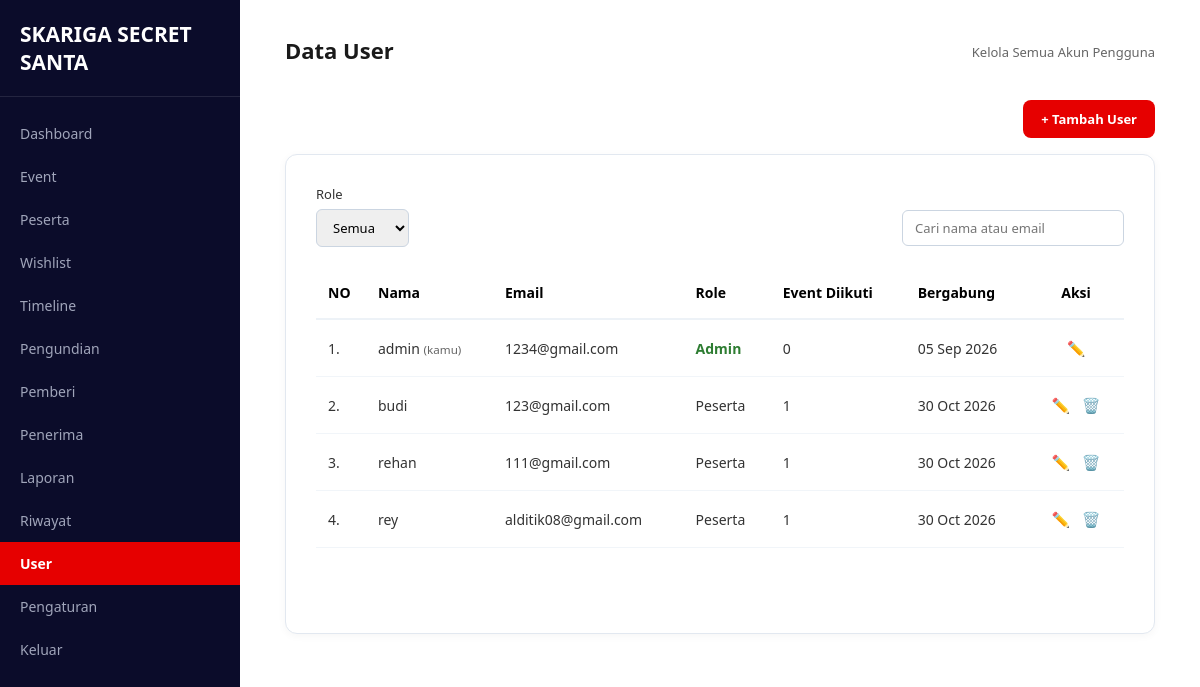
Page /pages/user/index.php (signed in) on the committed database.
### tables this page shows
CREATE TABLE `users` (
  `id` int(11) NOT NULL,
  `nama` varchar(100) NOT NULL,
  `email` varchar(100) NOT NULL,
  `password` varchar(255) NOT NULL,
  `role` enum('admin','peserta') NOT NULL DEFAULT 'peserta',
  `foto` varchar(255) DEFAULT NULL,
  `created_at` timestamp NOT NULL DEFAULT current_timestamp()
);

### config/config.php (called while the page is built, shortened)
<?php
$base_url = 'http://localhost:8080/Project-TA-rey-nesya-rendra/';
function base_url($path = '')
{
    global $base_url;
    return $base_url . ltrim($path, '/');
}
?>

### includes/functions.php (called while the page is built, shortened)
<?php
function h($str)
{
    return htmlspecialchars((string) $str, ENT_QUOTES, 'UTF-8');
}
?>

### pages/user/index.php (the view, shortened to what this page needs)
<?php
require_once __DIR__ . '/../../config/config.php';
require_once __DIR__ . '/../../includes/functions.php';
$search = trim($_GET['q'] ?? '');
$my_id = (int) $_SESSION['user_id'];
$sql = "SELECT u.id, u.nama, u.email, u.role, u.created_at,
               (SELECT COUNT(*) FROM peserta p WHERE p.user_id = u.id) AS jumlah_event
        FROM users u
        WHERE 1 = 1";
$sql .= " ORDER BY u.role ASC, u.nama ASC";
$stmt = $conn->prepare($sql);
$stmt->execute();
$user_list = $stmt->get_result()->fetch_all(MYSQLI_ASSOC);
require_once __DIR__ . '/../../includes/admin_layout_top.php';
?>
<div style="display:flex; justify-content:flex-end; margin-bottom:16px;">
    <a href="<?= base_url('pages/user/tambah.php') ?>" class="btn-add">+ Tambah User</a>
</div>
<div class="table-card">
    <form method="GET" class="filter-bar">
        <div class="filter-group">
            <label for="role">Role</label>
            <select name="role" id="role" onchange="this.form.submit()">
                <option value="">Semua</option>
            </select>
        </div>
        <div class="filter-group">
            <label for="q">&nbsp;</label>
            <input type="text" name="q" id="q" placeholder="Cari nama atau email" value="<?= h($search) ?>">
        </div>
    </form>
    <?php if (!$user_list): ?>
        <div class="empty-state">
            <h3>User Tidak Ditemukan</h3>
            <p>Coba ganti kata kunci atau filter role.</p>
        </div>
    <?php else: ?>
        <table class="data-table">
            <thead>
                <tr>
                    <th style="width: 50px;">NO</th>
                    <th>Nama</th>
                    <th>Email</th>
                    <th>Role</th>
                    <th>Event Diikuti</th>
                    <th>Bergabung</th>
                    <th style="text-align:center;">Aksi</th>
                </tr>
            </thead>
            <tbody>
                <?php foreach ($user_list as $i => $u): ?>
                    <?php $is_self = (int) $u['id'] === $my_id; ?>
                    <tr>
                        <td><?= $i + 1 ?>.</td>
                        <td>
                            <?= h($u['nama']) ?>
                            <?php if ($is_self): ?>
                                <small style="color:#666;">(kamu)</small>
                            <?php endif; ?>
                        </td>
                        <td><?= h($u['email']) ?></td>
                        <td>
                            <span class="<?= $u['role'] === 'admin' ? 'badge-active' : '' ?>">
                                <?= h(ucfirst($u['role'])) ?>
                            </span>
                        </td>
                        <td><?= (int) $u['jumlah_event'] ?></td>
                        <td><?= date('d M Y', strtotime($u['created_at'])) ?></td>
                        <td class="action-buttons">
                            <a href="<?= base_url('pages/user/edit.php?id=' . (int) $u['id']) ?>" class="btn-edit" title="Edit">✏️</a>
                            <?php if ($u['role'] === 'peserta' && !$is_self): ?>
                                <form method="POST" action="<?= base_url('pages/user/hapus.php') ?>" style="display:inline;">
                                    <button type="submit" class="btn-delete" title="Hapus"
                                            style="border:none; background:none; cursor:pointer;"
                                            onclick="return confirm('Yakin hapus user ini? Data keikutsertaan dan wishlist miliknya ikut terhapus.');">🗑️</button>
                                </form>
                            <?php endif; ?>
                        </td>
                    </tr>
                <?php endforeach; ?>
            </tbody>
        </table>
    <?php endif; ?>
</div>
<?php require_once __DIR__ . '/../../includes/admin_layout_bottom.php'; ?>

### assets/css/style_admin.css (style rules this page uses)
* { box-sizing: border-box; margin: 0; padding: 0; font-family: 'Segoe UI', Tahoma, Geneva, Verdana, sans-serif; }
html, body { width: 100%; height: 100%; overflow-x: hidden; background-color: #ffffff; }
.table-card { border: 1px solid #e2e8f0; border-radius: 12px; padding: 30px; background-color: #ffffff; box-shadow: 0 2px 8px rgba(0, 0, 0, 0.04); min-height: 480px; display: flex; flex-direction: column; justify-content: flex-start; }
table { width: 100%; border-collapse: collapse; font-size: 13px; }
table th { text-align: left; color: #666; font-weight: 500; padding-bottom: 12px; border-bottom: 1px solid #edf2f7; }
table td { padding: 14px 0; color: #333; }
.data-table { width: 100%; border-collapse: collapse; font-size: 14px; }
.data-table th { text-align: left; color: #000000; font-weight: 700; padding: 16px 12px; border-bottom: 2px solid #edf2f7; font-size: 14px; }
.data-table td { padding: 18px 12px; color: #333333; border-bottom: 1px solid #f1f5f9; vertical-align: middle; }
.badge-active, .badge-done { color: #2e7d32; font-weight: 600; }
.action-buttons { text-align: center; }
.btn-edit, .btn-delete { text-decoration: none; margin: 0 4px; font-size: 15px; display: inline-block; transition: transform 0.2s ease; }
.filter-bar { display: flex; justify-content: space-between; align-items: center; gap: 16px; margin-bottom: 20px; flex-wrap: wrap; }
.filter-bar .filter-group { display: flex; flex-direction: column; gap: 6px; font-size: 13px; color: #333; }
.filter-bar select, .filter-bar input[type="text"] { padding: 8px 12px; border: 1px solid #cbd5e1; border-radius: 6px; font-size: 13px; }
.btn-add { background-color: #e60000; color: white; padding: 10px 18px; border-radius: 8px; text-decoration: none; font-weight: 600; font-size: 13px; display: inline-block; }

### rows in the picture
users: nama "admin", shows "(kamu)", email "1234@gmail.com", role "Admin", jumlah_event "0", created_at "05 Sep 2026"
users: nama "budi", email "123@gmail.com", role "Peserta", jumlah_event "1", created_at "30 Oct 2026"
users: nama "rehan", email "111@gmail.com", role "Peserta", jumlah_event "1", created_at "30 Oct 2026"
users: nama "rey", email "alditik08@gmail.com", role "Peserta", jumlah_event "1", created_at "30 Oct 2026"

### other values in the picture
$item['label'] "Dashboard"
$item['label'] "Event"
$item['label'] "Peserta"
$item['label'] "Wishlist"
$item['label'] "Timeline"
$item['label'] "Pengundian"
$item['label'] "Pemberi"
$item['label'] "Penerima"
$item['label'] "Laporan"
$item['label'] "Riwayat"
$item['label'] "User"
$item['label'] "Pengaturan"
$page_title "Data User"
$page_subtitle "Kelola Semua Akun Pengguna"
